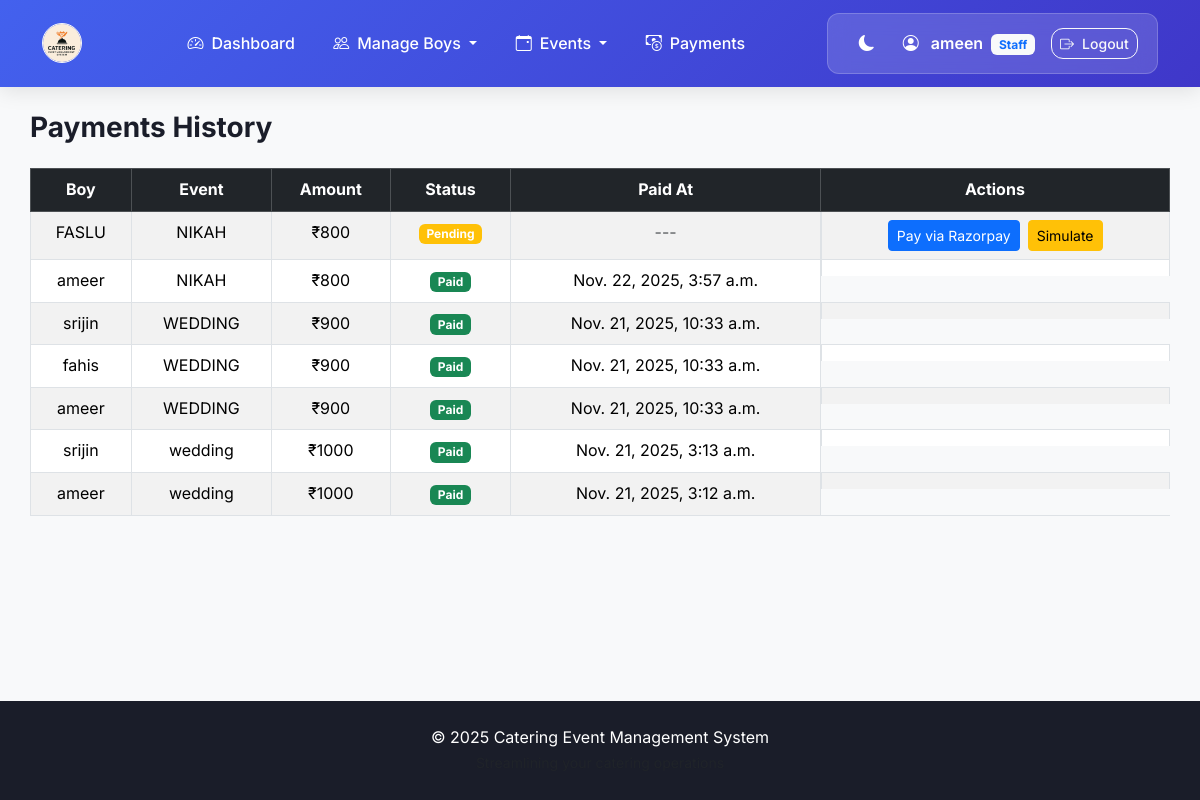
Screenshot of /payments/history/ (signed in) with the database file from the repository.
### event_app/models.py (models this page shows, shortened)
class CustomUser(AbstractUser):
    staff_id = models.CharField(max_length=20, unique=True, null=True, blank=True)
    boy_id = models.CharField(max_length=20, unique=True, null=True, blank=True)
    is_staff_user = models.BooleanField(default=False)
    is_boy_user = models.BooleanField(default=False)
    first_time_login = models.BooleanField(default=True)
    profile_pic = models.ImageField(upload_to="profile_pics/", blank=True, null=True)
    phone = models.CharField(max_length=15, blank=True, null=True)
    upi_id = models.CharField(max_length=50, blank=True, null=True)

class Payment(models.Model):
    STATUS_CHOICES = (
        ('Pending', 'Pending'),
        ('Paid', 'Paid'),
    )
    registration = models.ForeignKey(Registration, on_delete=models.CASCADE)
    amount = models.PositiveIntegerField()
    payment_status = models.CharField(max_length=20, choices=STATUS_CHOICES, default='Pending')
    payment_id = models.CharField(max_length=200, blank=True, null=True)  # Razorpay order/payment id
    paid_at = models.DateTimeField(blank=True, null=True)

class Registration(models.Model):
    boy = models.ForeignKey(
        settings.AUTH_USER_MODEL,
        on_delete=models.CASCADE,
        limit_choices_to={'is_boy_user': True}
    )
    event = models.ForeignKey(Event, on_delete=models.CASCADE)
    seat_number = models.PositiveIntegerField()
    registration_date = models.DateTimeField(auto_now_add=True)

class Event(models.Model):
    STATUS_CHOICES = (
        ('upcoming', 'Upcoming'),
        ('completed', 'Completed'),
    )
    title = models.CharField(max_length=200)
    date = models.DateField()
    location = models.CharField(max_length=200)
    description = models.TextField(blank=True, null=True)
    total_seats = models.PositiveIntegerField()
    payment_per_boy = models.PositiveIntegerField()
    event_status = models.CharField(max_length=20, choices=STATUS_CHOICES, default='upcoming')
    created_by = models.ForeignKey(
        settings.AUTH_USER_MODEL,
        on_delete=models.SET_NULL,
        null=True,
        limit_choices_to={'is_staff_user': True}
    )
    created_at = models.DateTimeField(auto_now_add=True)
    image = models.ImageField(upload_to="event_images/", null=True, blank=True)

### event_app/views.py (the view)
# urls.py: path("payments/history/", views.PaymentHistoryView.as_view(), name="payment_history"),
class PaymentHistoryView(LoginRequiredMixin, StaffOnlyMixin, View):
    template_name = "staff/payment_history.html"
    def get(self, request):
        payments = Payment.objects.select_related('registration__boy', 'registration__event').order_by('-id')
        return render(request, self.template_name, {"payments": payments})

### event_app/views.py (called while the page is built)
    def dispatch(self, request, *args, **kwargs):
        if not request.user.is_authenticated or not request.user.is_staff_user:
            messages.error(request, "Access denied.")
            return redirect("staff_login")
        return super().dispatch(request, *args, **kwargs)

### event_app/templates/staff/payment_history.html (shortened to what this page needs)
{% extends "base.html" %}
{% block content %}
<h3 class="fw-bold mb-4">Payments History</h3>
<table class="table table-bordered table-striped text-center">
    <thead class="table-dark">
        <tr>
            <th>Boy</th>
            <th>Event</th>
            <th>Amount</th>
            <th>Status</th>
            <th>Paid At</th>
            <th>Actions</th>
        </tr>
    </thead>
    <tbody>
        {% for p in payments %}
        <tr>
            <td>{{ p.registration.boy.username }}</td>
            <td>{{ p.registration.event.title }}</td>
            <td>₹{{ p.amount }}</td>
            <td>
                {% if p.payment_status == "Paid" %}
                    <span class="badge bg-success">Paid</span>
                {% else %}
                    <span class="badge bg-warning">Pending</span>
                {% endif %}
            </td>
            <td>
                {% if p.paid_at %}
                    {{ p.paid_at }}
                {% else %}
                    <span class="text-muted">---</span>
                {% endif %}
            </td>
            <td class="d-flex justify-content-center gap-2">
                {% if p.payment_status != "Paid" %}
                <form method="post" action="{% url 'create_order' p.id %}">
                    <button class="btn btn-primary btn-sm">
                        Pay via Razorpay
                    </button>
                </form>
                <form method="post" action="{% url 'simulate_payment' p.id %}">
                    <button class="btn btn-warning btn-sm">
                        Simulate
                    </button>
                </form>
                {% endif %}
            </td>
        </tr>
        {% empty %}
        <tr>
            <td colspan="6" class="text-center text-muted">No Payments Found</td>
        </tr>
        {% endfor %}
    </tbody>
</table>
{% endblock %}

### event_app/templates/base.html (shortened to what this page needs)
{% load static %}
<!DOCTYPE html>
<html lang="en">
<head>
    <link href="https://cdn.jsdelivr.net/npm/bootstrap@5.3.3/dist/css/bootstrap.min.css" rel="stylesheet">
    <link rel="stylesheet" href="https://cdn.jsdelivr.net/npm/bootstrap-icons@1.11.1/font/bootstrap-icons.css">
</head>
<body class="bg-light fade-in">
    <nav class="navbar navbar-expand-lg navbar-dark sticky-top">
        <div class="container">
            <a class="navbar-brand d-flex align-items-center" href="{% if user.is_authenticated %}{% if user.is_staff_user %}{% url 'staff_dashboard' %}{% else %}{% url 'boy_dashboard' %}{% endif %}{% else %}#{% endif %}">
                <img src="{% static 'images/logo.png' %}" alt="Logo" width="40" height="40" class="me-2 rounded-circle border border-light">
            </a>
            <div class="collapse navbar-collapse" id="navbarContent">
                {% if user.is_authenticated %}
                <ul class="navbar-nav mx-auto mb-2 mb-lg-0">
                    {% if user.is_staff_user %}
                    <li class="nav-item"><a class="nav-link text-white" href="{% url 'staff_dashboard' %}"><i class="bi bi-speedometer2 me-2"></i>Dashboard</a></li>
                    <li class="nav-item dropdown">
                        <a class="nav-link text-white dropdown-toggle" href="#" role="button" data-bs-toggle="dropdown" aria-expanded="false">
                            <i class="bi bi-people me-2"></i>Manage Boys
                        </a>
                    </li>
                    <li class="nav-item dropdown">
                        <a class="nav-link text-white dropdown-toggle" href="#" role="button" data-bs-toggle="dropdown" aria-expanded="false">
                            <i class="bi bi-calendar-event me-2"></i>Events
                        </a>
                    </li>
                    <li class="nav-item"><a class="nav-link text-white" href="{% url 'payment_history' %}"><i class="bi bi-cash-coin me-2"></i>Payments</a></li>
                    {% endif %}
                </ul>
                {% endif %}
                <div class="d-flex align-items-center user-info-box">
                    <button id="theme-toggle" class="btn btn-sm btn-link text-white p-0 me-3 theme-toggle-btn" title="Toggle theme" aria-label="Toggle dark mode">
                        <i id="theme-icon" class="bi bi-moon-fill fs-6"></i>
                    </button>
                    {% if user.is_authenticated %}
                    <span class="text-white fw-semibold me-3">
                        <i class="bi bi-person-circle me-2"></i>
                        {{ user.username }}
                        {% if user.is_staff_user %}<span class="badge bg-light text-primary ms-1">Staff</span>{% endif %}
                    </span>
                    <a href="{% url 'logout' %}" class="btn btn-outline-light btn-sm">
                        <i class="bi bi-box-arrow-right me-2"></i>Logout
                    </a>
                    {% endif %}
                </div>
            </div>
        </div>
    </nav>
    <div class="container py-4 main-content">
        {% block content %}{% endblock %}
    </div>
    <footer class="footer text-center">
        <div class="container">
            <p class="mb-0">© 2025 Catering Event Management System</p>
            <small class="text-muted">Streamlining your catering operations</small>
        </div>
    </footer>
</body>
</html>

### event_app/templates/base.html (style rules this page uses)
:root { --primary: #4361ee; --primary-light: #4895ef; --secondary: #3f37c9; --success: #4cc9f0; --dark: #1a1d29; --light: #f8f9fa; --gray: #6c757d; --gray-light: #e9ecef; --border-radius: 12px; --box-shadow: 0 10px 30px rgba(0, 0, 0, 0.08); --transition: all 0.3s cubic-bezier(0.25, 0.8, 0.25, 1); }
body { font-family: 'Inter', sans-serif; background-color: var(--light); color: var(--dark); transition: var(--transition); display: flex; flex-direction: column; min-height: 100vh; line-height: 1.6; }
.navbar { background: linear-gradient(135deg, var(--primary) 0%, var(--secondary) 100%); box-shadow: 0 4px 20px rgba(0, 0, 0, 0.1); padding: 0.8rem 0; transition: var(--transition); }
.navbar-brand { font-weight: 700; font-size: 1.4rem; letter-spacing: -0.5px; display: flex; align-items: center; transition: var(--transition); }
.navbar-brand img { transition: var(--transition); border-radius: 10px; }
.nav-link { font-weight: 500; padding: 0.5rem 1rem !important; margin: 0 0.2rem; border-radius: var(--border-radius); transition: var(--transition); position: relative; overflow: hidden; }
.nav-link::before { content: ''; position: absolute; bottom: 0; left: 50%; width: 0; height: 2px; background: rgba(255, 255, 255, 0.8); transition: var(--transition); transform: translateX(-50%); }
.user-info-box { background: rgba(255, 255, 255, 0.15); backdrop-filter: blur(10px); border-radius: var(--border-radius); padding: 0.6rem 1.2rem; border: 1px solid rgba(255, 255, 255, 0.2); transition: var(--transition); }
.theme-toggle-btn { transition: var(--transition); border-radius: 50%; width: 40px; height: 40px; display: flex; align-items: center; justify-content: center; }
.btn-outline-light { border-radius: var(--border-radius); transition: var(--transition); font-weight: 500; }
.main-content { flex: 1; padding: 2rem 0; }
.footer { background-color: var(--dark); color: white; padding: 1.5rem 0; margin-top: auto; transition: var(--transition); }
.fade-in { animation: fadeIn 0.5s ease-in-out; }

### rows the page displays
CustomUser: username "ameen"
Payment: registration.boy.username "FASLU", registration.event "NIKAH", amount "800", payment_status "Pending"
Payment: registration.boy.username "ameer", registration.event "NIKAH", amount "800", payment_status "Paid", paid_at "Nov. 22, 2025, 3:57 a.m."
Payment: registration.boy.username "srijin", registration.event "WEDDING", amount "900", payment_status "Paid", paid_at "Nov. 21, 2025, 10:33 a.m."
Payment: registration.boy.username "fahis", registration.event "WEDDING", amount "900", payment_status "Paid", paid_at "Nov. 21, 2025, 10:33 a.m."
Payment: registration.boy.username "ameer", registration.event "WEDDING", amount "900", payment_status "Paid", paid_at "Nov. 21, 2025, 10:33 a.m."
Payment: registration.boy.username "srijin", registration.event "wedding", amount "1000", payment_status "Paid", paid_at "Nov. 21, 2025, 3:13 a.m."
Payment: registration.boy.username "ameer", registration.event "wedding", amount "1000", payment_status "Paid", paid_at "Nov. 21, 2025, 3:12 a.m."
